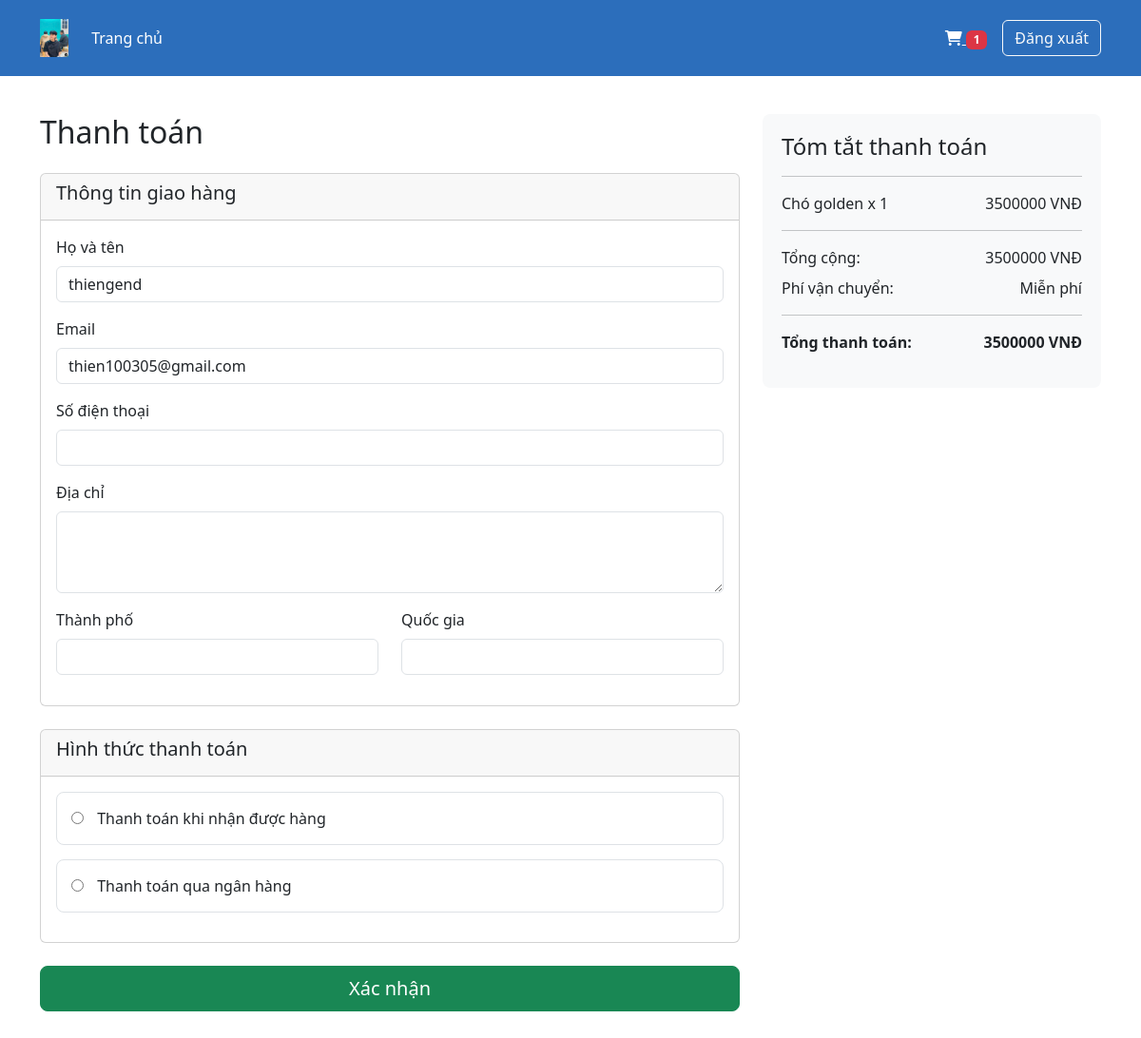
Page /checkout/cart/ (signed in) on the earlier database version.
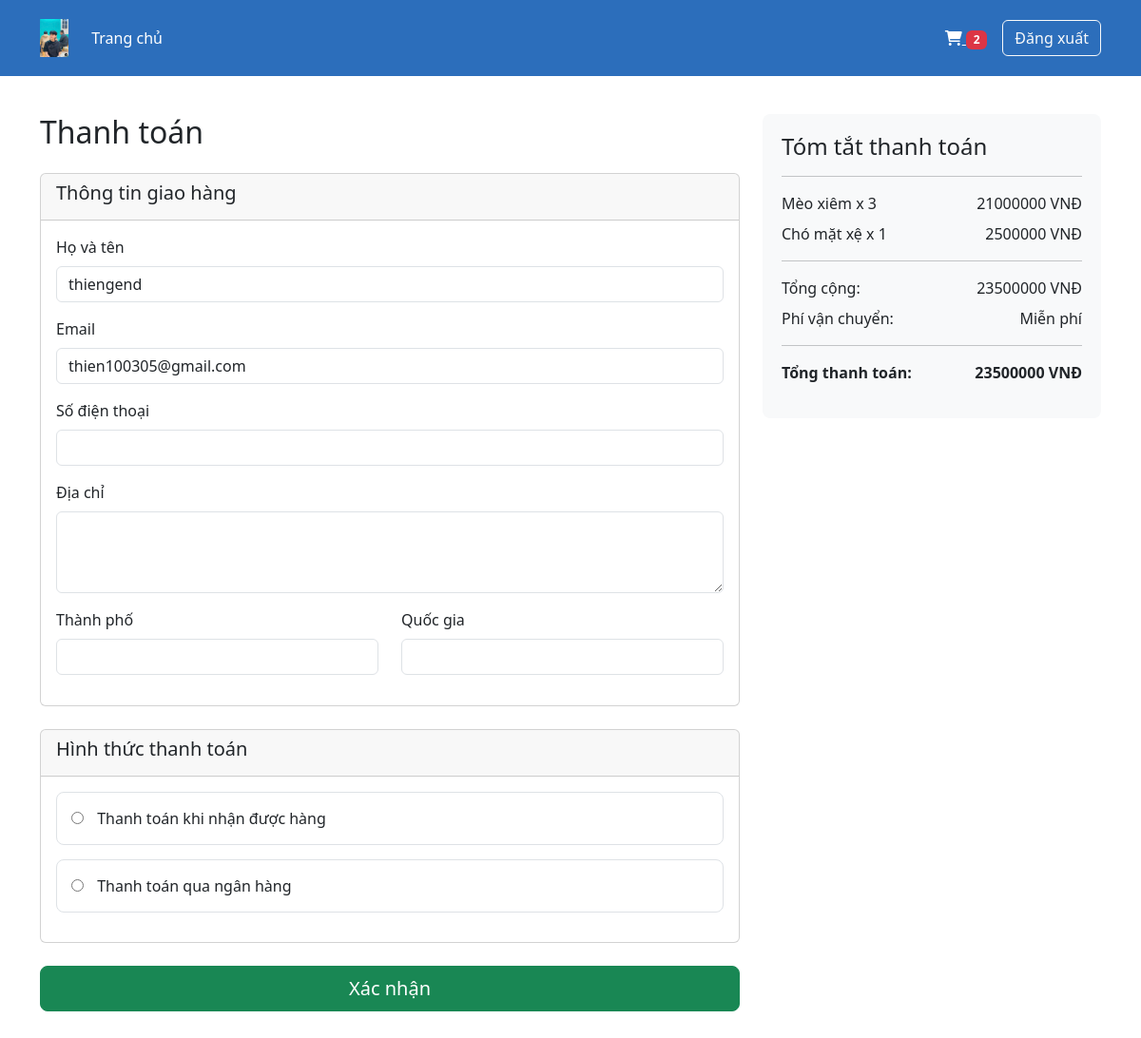
Same page on the later database version.
### accounts/models.py (models this page shows, shortened)
class CartItem(models.Model):
    cart = models.ForeignKey(Cart, on_delete=models.CASCADE)
    product = models.ForeignKey(Product, on_delete=models.CASCADE)
    quantity = models.PositiveIntegerField(default=1)
    created_at = models.DateTimeField(auto_now_add=True)
    updated_at = models.DateTimeField(auto_now=True)
    @property
    def total_price(self):
        return self.product.price * self.quantity

class Product(models.Model):
    name = models.CharField(max_length=200, verbose_name='Tên sản phẩm')
    description = models.TextField(verbose_name='Mô tả')
    price = models.DecimalField(max_digits=10, decimal_places=0, verbose_name='Giá')
    image = models.ImageField(upload_to='products/', verbose_name='Hình ảnh')
    category = models.ForeignKey(Category, on_delete=models.CASCADE, verbose_name='Loại sản phẩm')
    created_at = models.DateTimeField(auto_now_add=True, verbose_name='Ngày tạo')
    updated_at = models.DateTimeField(auto_now=True, verbose_name='Ngày cập nhật')
    is_active = models.BooleanField(default=True, verbose_name='Kích hoạt')
    class Meta:
        verbose_name = 'Products'
        verbose_name_plural = 'Products'
        ordering = ['-created_at']

### accounts/views.py (the view)
# urls.py: path('checkout/', views.checkout, name='checkout'),
@login_required
def checkout(request, product_id=None):
    if product_id:
        product = get_object_or_404(Product, id=product_id)
        cart_items = [{'product': product, 'quantity': 1, 'total_price': product.price}]
        subtotal = product.price
    else:
        cart, created = Cart.objects.get_or_create(user=request.user)
        cart_items = cart.cartitem_set.all()
        subtotal = sum(item.total_price for item in cart_items)
    total = subtotal  # No shipping fee for now
    user_profile, created = UserProfile.objects.get_or_create(user=request.user)
    cart_count = CartItem.objects.filter(cart__user=request.user).count()
    return render(request, 'checkout.html', {
        'cart_items': cart_items,
        'subtotal': subtotal,
        'total': total,
        'cart_count': cart_count,
        'user_profile': user_profile  # Add user profile to context
    })

### ecommerce/templates/checkout.html (shortened to what the changed rows need)
{% load static %}
<!DOCTYPE html>
<html lang="en">
<head>
    <link href="https://cdn.jsdelivr.net/npm/bootstrap@5.3.0/dist/css/bootstrap.min.css" rel="stylesheet">
    <link href="https://cdnjs.cloudflare.com/ajax/libs/font-awesome/6.0.0/css/all.min.css" rel="stylesheet">
</head>
<body>
    <nav class="navbar navbar-expand-lg nav-main">
        <div class="container">
            <div class="collapse navbar-collapse" id="navbarNav">
                <div class="d-flex align-items-center">
                    {% if user.is_authenticated %}
                        <div class="cart-section me-3">
                            <a href="{% url 'cart' %}" class="text-white">
                                <i class="fas fa-shopping-cart"></i>
                                <span class="badge bg-danger">{{ cart_count }}</span>
                            </a>
                        </div>
                        <a href="{% url 'logout' %}" class="btn btn-outline-light">Đăng xuất</a>
                    {% else %}
                        <a href="{% url 'login' %}" class="btn btn-outline-light me-2">Đăng nhập</a>
                        <a href="{% url 'register' %}" class="btn btn-light">Đăng ký</a>
                    {% endif %}
                </div>
            </div>
        </div>
    </nav>
    <section class="checkout-section">
        <div class="container">
            <div class="row">
                <div class="col-md-8">
                    <h2 class="mb-4">Thanh toán</h2>
                </div>
                <div class="col-md-4">
                    <div class="order-summary">
                        {% for item in cart_items %}
                        <div class="d-flex justify-content-between mb-2">
                            <span>{{ item.product.name }} x {{ item.quantity }}</span>
                            <span>{{ item.total_price }} VNĐ</span>
                        </div>
                        {% endfor %}
                        <div class="d-flex justify-content-between mb-2">
                            <span>Tổng cộng:</span>
                            <span>{{ subtotal }} VNĐ</span>
                        </div>
                        <div class="d-flex justify-content-between mb-3">
                            <strong>Tổng thanh toán:</strong>
                            <strong>{{ total }} VNĐ</strong>
                        </div>
                    </div>
                </div>
            </div>
        </div>
    </section>
</body>
</html>

Differences in the rows shown:
removed CartItem: product.name "Chó golden", quantity "1", total_price "3500000"
added CartItem: product.name "Mèo xiêm", quantity "3", total_price "21000000"
added CartItem: product.name "Chó mặt xệ", quantity "1", total_price "2500000"
Other differences:
{{ cart_count }}: "1" → "2"
{{ subtotal }}: "3500000" → "23500000"
{{ total }}: "3500000" → "23500000"
